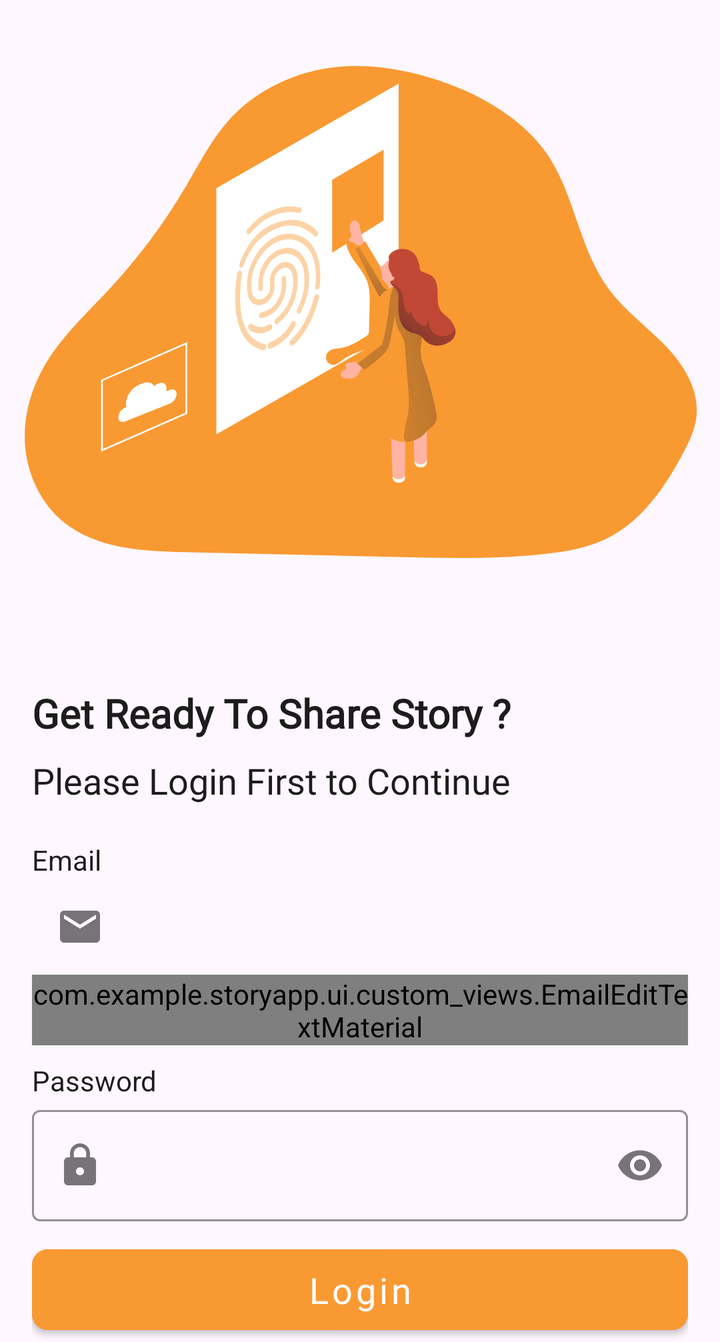
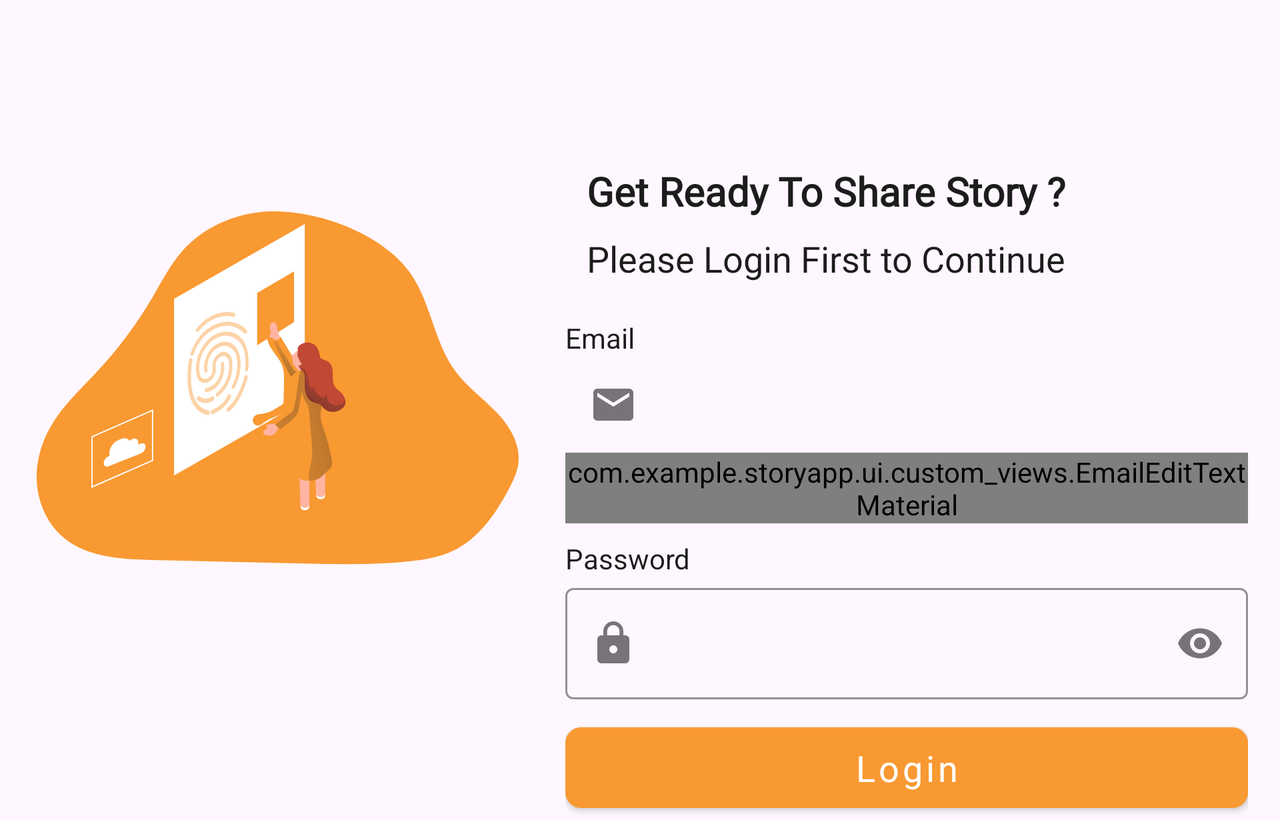

Two renders of one Android screen. The first uses the default layout on a phone; the second uses the alternative layout the repository ships for a different screen configuration, on a matching device. The two XML files are below.
<!-- AndroidManifest.xml: application theme Theme.StoryApp -->
<!-- res/layout/activity_login.xml -->
<?xml version="1.0" encoding="utf-8"?>
<ScrollView xmlns:android="http://schemas.android.com/apk/res/android"
    xmlns:app="http://schemas.android.com/apk/res-auto"
    xmlns:tools="http://schemas.android.com/tools"
    android:id="@+id/main"
    android:layout_width="match_parent"
    android:layout_height="match_parent"
    tools:context=".ui.LoginActivity">

    <androidx.constraintlayout.widget.ConstraintLayout
        android:layout_width="match_parent"
        android:layout_height="wrap_content">

        <ImageView
            android:id="@+id/ivLogin"
            android:layout_width="355dp"
            android:layout_height="343dp"
            android:src="@drawable/svg_login"
            app:layout_constraintEnd_toEndOf="parent"
            app:layout_constraintStart_toStartOf="parent"
            app:layout_constraintTop_toTopOf="parent"
            app:layout_constraintVertical_bias="0.07999998" />

        <TextView
            android:id="@+id/tvTitle"
            style="@style/TextCustom.bold"
            android:layout_marginStart="16dp"
            android:layout_marginEnd="16dp"
            android:text="@string/get_ready_to_share_story"
            android:textColor="@color/black"
            android:textSize="20sp"
            app:layout_constraintStart_toStartOf="parent"
            app:layout_constraintEnd_toEndOf="parent"
            app:layout_constraintTop_toBottomOf="@+id/ivLogin" />

        <TextView
            android:id="@+id/tvDescription"
            style="@style/TextCustom"
            android:layout_marginStart="16dp"
            android:layout_marginEnd="16dp"
            android:layout_marginTop="8dp"
            android:text="@string/please_login_first_to_continue"
            android:textColor="@color/black"
            android:textSize="18sp"
            app:layout_constraintStart_toStartOf="parent"
            app:layout_constraintEnd_toEndOf="parent"
            app:layout_constraintTop_toBottomOf="@+id/tvTitle" />

        <TextView
            android:id="@+id/emailTextView"
            android:layout_width="wrap_content"
            android:layout_height="wrap_content"
            android:layout_marginStart="16dp"
            android:layout_marginTop="18dp"
            android:text="@string/email"
            android:textColor="@color/black"
            app:layout_constraintStart_toStartOf="parent"
            app:layout_constraintTop_toBottomOf="@+id/tvDescription"
            tools:alpha="100" />

        <com.google.android.material.textfield.TextInputLayout
            android:id="@+id/emailEditTextLayout"
            style="@style/Widget.MaterialComponents.TextInputLayout.OutlinedBox"
            android:layout_width="0dp"
            android:layout_height="wrap_content"
            android:layout_marginStart="16dp"
            android:layout_marginEnd="16dp"
            app:boxStrokeColor="@color/orange"
            app:layout_constraintEnd_toEndOf="parent"
            app:layout_constraintStart_toStartOf="parent"
            app:layout_constraintTop_toBottomOf="@+id/emailTextView"
            app:startIconDrawable="@drawable/ic_email"
            tools:alpha="100">

            <com.example.storyapp.ui.custom_views.EmailEditTextMaterial
                android:id="@+id/emailEditText"
                android:layout_width="match_parent"
                android:layout_height="wrap_content"
                android:ems="10"
                android:inputType="textEmailAddress"
                tools:ignore="SpeakableTextPresentCheck" />
        </com.google.android.material.textfield.TextInputLayout>

        <TextView
            android:id="@+id/passwordTextView"
            android:layout_width="wrap_content"
            android:layout_height="wrap_content"
            android:layout_marginStart="16dp"
            android:layout_marginTop="8dp"
            android:text="@string/password"
            android:textColor="@color/black"
            app:layout_constraintStart_toStartOf="parent"
            app:layout_constraintTop_toBottomOf="@+id/emailEditTextLayout"
            tools:alpha="100" />

        <com.google.android.material.textfield.TextInputLayout
            android:id="@+id/passwordEditTextLayout"
            style="@style/Widget.MaterialComponents.TextInputLayout.OutlinedBox"
            android:layout_width="0dp"
            android:layout_height="wrap_content"
            android:layout_marginStart="16dp"
            android:layout_marginEnd="16dp"
            app:endIconMode="password_toggle"
            app:boxStrokeColor="@color/orange"
            app:layout_constraintEnd_toEndOf="parent"
            app:layout_constraintStart_toStartOf="parent"
            app:layout_constraintTop_toBottomOf="@+id/passwordTextView"
            app:startIconDrawable="@drawable/ic_lock"
            tools:alpha="100">

            <com.google.android.material.textfield.TextInputEditText
                android:id="@+id/passwordEditText"
                android:layout_width="match_parent"
                android:layout_height="wrap_content"
                android:ems="10"
                android:inputType="textPassword"
                tools:ignore="SpeakableTextPresentCheck" />
        </com.google.android.material.textfield.TextInputLayout>

        <FrameLayout
            android:id="@+id/buttonFrame"
            android:layout_width="0dp"
            android:layout_height="wrap_content"
            android:layout_marginStart="16dp"
            android:layout_marginEnd="16dp"
            android:layout_marginTop="8dp"
            app:layout_constraintStart_toStartOf="parent"
            app:layout_constraintEnd_toEndOf="parent"
            app:layout_constraintTop_toBottomOf="@+id/passwordEditTextLayout">

            
            <ProgressBar
                android:id="@+id/progressBar"
                android:layout_width="wrap_content"
                android:layout_height="wrap_content"
                android:layout_gravity="center"
                android:visibility="gone"
                android:indeterminate="true" />

            
            <Button
                android:id="@+id/btnLogin"
                style="@style/RoundedButton"
                android:layout_width="match_parent"
                android:layout_height="wrap_content"
                android:backgroundTint="@color/orange"
                android:text="@string/login"
                android:textSize="18sp" />
        </FrameLayout>
    </androidx.constraintlayout.widget.ConstraintLayout>


</ScrollView>
<!-- resources referenced by this layout -->
<resources>
  <color name="black">#1C1C1C</color>
  <color name="orange">#F99932</color>
  <!-- drawable ic_email (drawable) -->
  <vector xmlns:android="http://schemas.android.com/apk/res/android" android:height="24dp" android:tint="@color/black" android:viewportHeight="24" android:viewportWidth="24" android:width="24dp">
        
      <path android:fillColor="@color/black" android:pathData="M20,4L4,4c-1.1,0 -1.99,0.9 -1.99,2L2,18c0,1.1 0.9,2 2,2h16c1.1,0 2,-0.9 2,-2L22,6c0,-1.1 -0.9,-2 -2,-2zM20,8l-8,5 -8,-5L4,6l8,5 8,-5v2z"/>
      
  </vector>
  <!-- drawable ic_lock (drawable) -->
  <vector xmlns:android="http://schemas.android.com/apk/res/android"
      android:width="24dp"
      android:height="24dp"
      android:viewportWidth="24"
      android:viewportHeight="24"
      android:tint="@color/black">
      <path
          android:fillColor="@color/black"
          android:pathData="M18,8h-1L17,6c0,-2.76 -2.24,-5 -5,-5S7,3.24 7,6v2L6,8c-1.1,0 -2,0.9 -2,2v10c0,1.1 0.9,2 2,2h12c1.1,0 2,-0.9 2,-2L20,10c0,-1.1 -0.9,-2 -2,-2zM12,17c-1.1,0 -2,-0.9 -2,-2s0.9,-2 2,-2 2,0.9 2,2 -0.9,2 -2,2zM15.1,8L8.9,8L8.9,6c0,-1.71 1.39,-3.1 3.1,-3.1 1.71,0 3.1,1.39 3.1,3.1v2z"/>
  </vector>
  <!-- drawable svg_login: vector/xml drawable (drawable, 17138 chars, omitted) -->
  <string name="email">Email</string>
  <string name="get_ready_to_share_story">Get Ready To Share Story ?</string>
  <string name="login">Login</string>
  <string name="password">Password</string>
  <string name="please_login_first_to_continue">Please Login First to Continue</string>
  <style name="RoundedButton" parent="Widget.MaterialComponents.Button">
          <item name="cornerRadius">8dp</item>
          <item name="android:textColor">@color/white</item>
          <item name="android:layout_width">match_parent</item>
          <item name="android:layout_height">wrap_content</item>
          <item name="android:fontFamily">@font/open_sans</item>
          <item name="android:padding">8dp</item>
          <item name="textAllCaps">false</item>
      </style>
  <style name="TextCustom" parent="Widget.MaterialComponents.TextView">
          <item name="android:fontFamily">@font/open_sans</item>
          <item name="android:layout_width">match_parent</item>
          <item name="android:layout_height">wrap_content</item>
      </style>
  <style name="TextCustom.bold" parent="TextCustom">
          <item name="android:fontFamily">@font/open_sans_semibold</item>
          <item name="android:textStyle">bold</item>
      </style>
  <style name="Theme.StoryApp" parent="Base.Theme.StoryApp" />
  <color name="white">#FFFFFFFF</color>
  <style name="Base.Theme.StoryApp" parent="Theme.Material3.DayNight.NoActionBar">
          
          
          <item name="colorPrimary">@color/orange</item>
      </style>
</resources>
<!-- res/layout-land/activity_login.xml (the repository's variant of the layout above) -->
<!-- drawn on the phone turned sideways -->
<?xml version="1.0" encoding="utf-8"?>
<ScrollView xmlns:android="http://schemas.android.com/apk/res/android"
    xmlns:app="http://schemas.android.com/apk/res-auto"
    xmlns:tools="http://schemas.android.com/tools"
    android:id="@+id/main"
    android:layout_width="match_parent"
    android:layout_height="match_parent"
    tools:context=".ui.LoginActivity">

    <androidx.constraintlayout.widget.ConstraintLayout
        android:layout_width="match_parent"
        android:layout_height="wrap_content">
        
        <ImageView
            android:id="@+id/ivLogin"
            android:layout_width="0dp"
            android:layout_height="0dp"
            android:src="@drawable/svg_login"
            app:layout_constraintTop_toTopOf="parent"
            app:layout_constraintBottom_toBottomOf="parent"
            app:layout_constraintStart_toStartOf="parent"
            app:layout_constraintEnd_toStartOf="@+id/tvTitle"
            app:layout_constraintWidth_percent="0.4"
            app:layout_constraintHeight_percent="0.6" />

        
        <TextView
            android:id="@+id/tvTitle"
            style="@style/TextCustom.bold"
            android:layout_width="0dp"
            android:layout_height="wrap_content"
            android:layout_marginStart="16dp"
            android:layout_marginEnd="16dp"
            android:text="@string/get_ready_to_share_story"
            android:textColor="@color/black"
            android:textSize="20sp"
            app:layout_constraintStart_toEndOf="@+id/ivLogin"
            app:layout_constraintEnd_toEndOf="parent"
            app:layout_constraintTop_toTopOf="@+id/ivLogin"
            app:layout_constraintWidth_percent="0.5" />

        <TextView
            android:id="@+id/tvDescription"
            style="@style/TextCustom"
            android:layout_width="0dp"
            android:layout_height="wrap_content"
            android:layout_marginStart="16dp"
            android:layout_marginEnd="16dp"
            android:layout_marginTop="8dp"
            android:text="@string/please_login_first_to_continue"
            android:textColor="@color/black"
            android:textSize="18sp"
            app:layout_constraintStart_toEndOf="@+id/ivLogin"
            app:layout_constraintEnd_toEndOf="parent"
            app:layout_constraintTop_toBottomOf="@+id/tvTitle"
            app:layout_constraintWidth_percent="0.5" />

        <TextView
            android:id="@+id/emailTextView"
            android:layout_width="0dp"
            android:layout_height="wrap_content"
            android:layout_marginTop="18dp"
            android:layout_marginStart="16dp"
            android:text="@string/email"
            android:textColor="@color/black"
            app:layout_constraintStart_toEndOf="@+id/ivLogin"
            app:layout_constraintEnd_toEndOf="parent"
            app:layout_constraintTop_toBottomOf="@+id/tvDescription" />

        <com.google.android.material.textfield.TextInputLayout
            android:id="@+id/emailEditTextLayout"
            style="@style/Widget.MaterialComponents.TextInputLayout.OutlinedBox"
            android:layout_width="0dp"
            android:layout_height="wrap_content"
            android:layout_marginStart="16dp"
            android:layout_marginEnd="16dp"
            app:boxStrokeColor="@color/orange"
            app:layout_constraintStart_toEndOf="@+id/ivLogin"
            app:layout_constraintEnd_toEndOf="parent"
            app:layout_constraintTop_toBottomOf="@+id/emailTextView"
            app:startIconDrawable="@drawable/ic_email">

            <com.example.storyapp.ui.custom_views.EmailEditTextMaterial
                android:id="@+id/emailEditText"
                android:layout_width="match_parent"
                android:layout_height="wrap_content"
                android:inputType="textEmailAddress" />
        </com.google.android.material.textfield.TextInputLayout>

        <TextView
            android:id="@+id/passwordTextView"
            android:layout_width="0dp"
            android:layout_height="wrap_content"
            android:layout_marginTop="8dp"
            android:layout_marginStart="16dp"
            android:text="@string/password"
            android:textColor="@color/black"
            app:layout_constraintStart_toEndOf="@+id/ivLogin"
            app:layout_constraintEnd_toEndOf="parent"
            app:layout_constraintTop_toBottomOf="@+id/emailEditTextLayout" />

        <com.google.android.material.textfield.TextInputLayout
            android:id="@+id/passwordEditTextLayout"
            style="@style/Widget.MaterialComponents.TextInputLayout.OutlinedBox"
            android:layout_width="0dp"
            android:layout_height="wrap_content"
            android:layout_marginStart="16dp"
            android:layout_marginEnd="16dp"
            app:boxStrokeColor="@color/orange"
            app:endIconMode="password_toggle"
            app:layout_constraintStart_toEndOf="@+id/ivLogin"
            app:layout_constraintEnd_toEndOf="parent"
            app:layout_constraintTop_toBottomOf="@+id/passwordTextView"
            app:startIconDrawable="@drawable/ic_lock">

            <com.google.android.material.textfield.TextInputEditText
                android:id="@+id/passwordEditText"
                android:layout_width="match_parent"
                android:layout_height="wrap_content"
                android:inputType="textPassword" />
        </com.google.android.material.textfield.TextInputLayout>

        <FrameLayout
            android:id="@+id/buttonFrame"
            android:layout_width="0dp"
            android:layout_height="wrap_content"
            android:layout_marginTop="8dp"
            android:layout_marginEnd="16dp"
            app:layout_constraintEnd_toEndOf="parent"
            app:layout_constraintStart_toStartOf="@+id/passwordEditTextLayout"
            app:layout_constraintTop_toBottomOf="@+id/passwordEditTextLayout">

            
            <ProgressBar
                android:id="@+id/progressBar"
                android:layout_width="wrap_content"
                android:layout_height="wrap_content"
                android:indeterminate="true"
                android:layout_gravity="center"
                android:visibility="gone" />

            
            <Button
                android:id="@+id/btnLogin"
                style="@style/RoundedButton"
                android:layout_width="match_parent"
                android:layout_height="wrap_content"
                android:backgroundTint="@color/orange"
                android:text="@string/login"
                android:textSize="18sp" />
        </FrameLayout>
    </androidx.constraintlayout.widget.ConstraintLayout>

</ScrollView>
